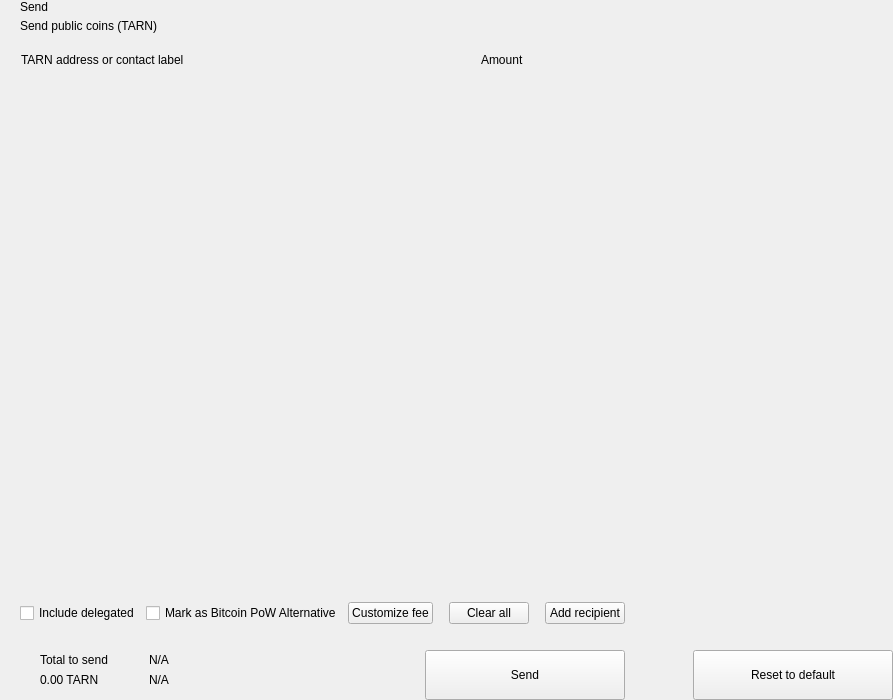
<?xml version="1.0" encoding="UTF-8"?>
<ui version="4.0">
 <class>send</class>
 <widget class="QWidget" name="send">
  <property name="geometry">
   <rect>
    <x>0</x>
    <y>0</y>
    <width>893</width>
    <height>700</height>
   </rect>
  </property>
  <property name="windowTitle">
   <string>Form</string>
  </property>
  <layout class="QHBoxLayout" name="horizontalLayout_2" stretch="2,1">
   <property name="spacing">
    <number>0</number>
   </property>
   <property name="leftMargin">
    <number>0</number>
   </property>
   <property name="topMargin">
    <number>0</number>
   </property>
   <property name="rightMargin">
    <number>0</number>
   </property>
   <property name="bottomMargin">
    <number>0</number>
   </property>
   <item>
    <widget class="QWidget" name="left" native="true">
     <layout class="QVBoxLayout" name="verticalLayout_3">
      <property name="spacing">
       <number>0</number>
      </property>
      <property name="leftMargin">
       <number>0</number>
      </property>
      <property name="topMargin">
       <number>0</number>
      </property>
      <property name="rightMargin">
       <number>0</number>
      </property>
      <property name="bottomMargin">
       <number>0</number>
      </property>
      <item>
       <layout class="QVBoxLayout" name="verticalLayout_22" stretch="0,0,0,1,0,0,0,0">
        <property name="spacing">
         <number>0</number>
        </property>
        <item>
         <layout class="QHBoxLayout" name="horizontalLayout_3">
          <property name="spacing">
           <number>0</number>
          </property>
          <property name="leftMargin">
           <number>20</number>
          </property>
          <property name="rightMargin">
           <number>20</number>
          </property>
          <item>
           <layout class="QVBoxLayout" name="verticalLayout">
            <property name="spacing">
             <number>5</number>
            </property>
            <item>
             <widget class="QLabel" name="labelTitle">
              <property name="text">
               <string>Send</string>
              </property>
              <property name="alignment">
               <set>Qt::AlignLeading|Qt::AlignLeft|Qt::AlignVCenter</set>
              </property>
             </widget>
            </item>
            <item>
             <widget class="QLabel" name="labelSubtitle1">
              <property name="text">
               <string>Send public coins (TARN)</string>
              </property>
             </widget>
            </item>
           </layout>
          </item>
          <item>
           <spacer name="horizontalSpacer">
            <property name="orientation">
             <enum>Qt::Horizontal</enum>
            </property>
            <property name="sizeHint" stdset="0">
             <size>
              <width>40</width>
              <height>20</height>
             </size>
            </property>
           </spacer>
          </item>
         </layout>
        </item>
        <item>
         <spacer name="verticalSpacer_2">
          <property name="orientation">
           <enum>Qt::Vertical</enum>
          </property>
          <property name="sizeType">
           <enum>QSizePolicy::Fixed</enum>
          </property>
          <property name="sizeHint" stdset="0">
           <size>
            <width>20</width>
            <height>20</height>
           </size>
          </property>
         </spacer>
        </item>
        <item>
         <layout class="QHBoxLayout" name="horizontalLayout" stretch="6,0,2">
          <property name="spacing">
           <number>0</number>
          </property>
          <property name="leftMargin">
           <number>10</number>
          </property>
          <property name="topMargin">
           <number>0</number>
          </property>
          <property name="rightMargin">
           <number>20</number>
          </property>
          <property name="bottomMargin">
           <number>0</number>
          </property>
          <item>
           <widget class="QLabel" name="labelSubtitleAddress">
            <property name="styleSheet">
             <string notr="true">margin-left:8px;</string>
            </property>
            <property name="text">
             <string>TARN address or contact label</string>
            </property>
           </widget>
          </item>
          <item>
           <spacer name="horizontalSpacer_3">
            <property name="orientation">
             <enum>Qt::Horizontal</enum>
            </property>
            <property name="sizeType">
             <enum>QSizePolicy::Fixed</enum>
            </property>
            <property name="sizeHint" stdset="0">
             <size>
              <width>40</width>
              <height>1</height>
             </size>
            </property>
           </spacer>
          </item>
          <item>
           <widget class="QLabel" name="labelSubtitleAmount">
            <property name="text">
             <string>Amount</string>
            </property>
           </widget>
          </item>
         </layout>
        </item>
        <item>
         <widget class="QScrollArea" name="scrollArea">
          <property name="minimumSize">
           <size>
            <width>0</width>
            <height>350</height>
           </size>
          </property>
          <property name="styleSheet">
           <string notr="true">#scrollArea {
            background:transparent;
            margin-top:10px;
}</string>
          </property>
          <property name="horizontalScrollBarPolicy">
           <enum>Qt::ScrollBarAlwaysOff</enum>
          </property>
          <property name="sizeAdjustPolicy">
           <enum>QAbstractScrollArea::AdjustIgnored</enum>
          </property>
          <property name="widgetResizable">
           <bool>true</bool>
          </property>
          <property name="alignment">
           <set>Qt::AlignLeading|Qt::AlignLeft|Qt::AlignTop</set>
          </property>
          <widget class="QWidget" name="scrollAreaWidgetContents">
           <property name="geometry">
            <rect>
             <x>0</x>
             <y>0</y>
             <width>591</width>
             <height>16</height>
            </rect>
           </property>
           <property name="sizePolicy">
            <sizepolicy hsizetype="Preferred" vsizetype="Maximum">
             <horstretch>0</horstretch>
             <verstretch>0</verstretch>
            </sizepolicy>
           </property>
           <property name="autoFillBackground">
            <bool>false</bool>
           </property>
           <property name="styleSheet">
            <string notr="true">#scrollAreaWidgetContents {
             background:transparent;
             }</string>
           </property>
           <layout class="QVBoxLayout" name="verticalLayout_7">
            <property name="spacing">
             <number>0</number>
            </property>
            <property name="sizeConstraint">
             <enum>QLayout::SetDefaultConstraint</enum>
            </property>
            <property name="leftMargin">
             <number>0</number>
            </property>
            <property name="topMargin">
             <number>0</number>
            </property>
            <property name="rightMargin">
             <number>0</number>
            </property>
            <property name="bottomMargin">
             <number>0</number>
            </property>
           </layout>
          </widget>
         </widget>
        </item>
        <item>
         <spacer name="verticalSpacer_4">
          <property name="orientation">
           <enum>Qt::Vertical</enum>
          </property>
          <property name="sizeType">
           <enum>QSizePolicy::Fixed</enum>
          </property>
          <property name="sizeHint" stdset="0">
           <size>
            <width>20</width>
            <height>20</height>
           </size>
          </property>
         </spacer>
        </item>
        <item>
         <layout class="QHBoxLayout" name="horizontalLayout_20">
          <property name="spacing">
           <number>6</number>
          </property>
          <property name="leftMargin">
           <number>20</number>
          </property>
          <property name="rightMargin">
           <number>20</number>
          </property>
          <item>
           <widget class="QCheckBox" name="checkBoxDelegations">
            <property name="layoutDirection">
             <enum>Qt::LeftToRight</enum>
            </property>
            <property name="text">
             <string>Include delegated</string>
            </property>
           </widget>
          </item>
          <item>
           <widget class="QCheckBox" name="checkBoxPoWAlternative">
            <property name="layoutDirection">
             <enum>Qt::LeftToRight</enum>
            </property>
            <property name="text">
             <string>Mark as Bitcoin PoW Alternative</string>
            </property>
           </widget>
          </item>
          <item>
           <spacer name="horizontalSpacer_4">
            <property name="orientation">
             <enum>Qt::Horizontal</enum>
            </property>
            <property name="sizeHint" stdset="0">
             <size>
              <width>10</width>
              <height>20</height>
             </size>
            </property>
           </spacer>
          </item>
          <item>
           <widget class="QPushButton" name="pushButtonFee">
            <property name="focusPolicy">
             <enum>Qt::NoFocus</enum>
            </property>
            <property name="text">
             <string>Customize fee</string>
            </property>
           </widget>
          </item>
          <item>
           <spacer name="horizontalSpacer_11">
            <property name="orientation">
             <enum>Qt::Horizontal</enum>
            </property>
            <property name="sizeType">
             <enum>QSizePolicy::Minimum</enum>
            </property>
            <property name="sizeHint" stdset="0">
             <size>
              <width>10</width>
              <height>20</height>
             </size>
            </property>
           </spacer>
          </item>
          <item>
           <widget class="QPushButton" name="pushButtonClear">
            <property name="focusPolicy">
             <enum>Qt::NoFocus</enum>
            </property>
            <property name="layoutDirection">
             <enum>Qt::RightToLeft</enum>
            </property>
            <property name="text">
             <string>Clear all</string>
            </property>
           </widget>
          </item>
          <item>
           <spacer name="horizontalSpacer_6">
            <property name="orientation">
             <enum>Qt::Horizontal</enum>
            </property>
            <property name="sizeType">
             <enum>QSizePolicy::Fixed</enum>
            </property>
            <property name="sizeHint" stdset="0">
             <size>
              <width>10</width>
              <height>20</height>
             </size>
            </property>
           </spacer>
          </item>
          <item>
           <widget class="QPushButton" name="pushButtonAddRecipient">
            <property name="focusPolicy">
             <enum>Qt::NoFocus</enum>
            </property>
            <property name="text">
             <string>Add recipient</string>
            </property>
           </widget>
          </item>
         </layout>
        </item>
        <item>
         <spacer name="verticalSpacer">
          <property name="orientation">
           <enum>Qt::Vertical</enum>
          </property>
          <property name="sizeType">
           <enum>QSizePolicy::Fixed</enum>
          </property>
          <property name="sizeHint" stdset="0">
           <size>
            <width>20</width>
            <height>16</height>
           </size>
          </property>
         </spacer>
        </item>
        <item>
         <layout class="QHBoxLayout" name="horizontalLayout_7">
          <property name="rightMargin">
           <number>20</number>
          </property>
          <item>
           <layout class="QHBoxLayout" name="horizontalLayout_10">
            <property name="spacing">
             <number>0</number>
            </property>
            <property name="leftMargin">
             <number>8</number>
            </property>
            <item>
             <widget class="QStackedWidget" name="stackedWidget">
              <property name="minimumSize">
               <size>
                <width>0</width>
                <height>60</height>
               </size>
              </property>
              <property name="maximumSize">
               <size>
                <width>16777215</width>
                <height>60</height>
               </size>
              </property>
              <widget class="QWidget" name="page1">
               <layout class="QVBoxLayout" name="verticalLayout_71" stretch="0">
                <property name="spacing">
                 <number>6</number>
                </property>
                <property name="leftMargin">
                 <number>12</number>
                </property>
                <property name="topMargin">
                 <number>0</number>
                </property>
                <property name="rightMargin">
                 <number>0</number>
                </property>
                <property name="bottomMargin">
                 <number>0</number>
                </property>
                <item>
                 <widget class="QWidget" name="coinWidget" native="true">
                  <property name="minimumSize">
                   <size>
                    <width>0</width>
                    <height>60</height>
                   </size>
                  </property>
                  <property name="maximumSize">
                   <size>
                    <width>16777215</width>
                    <height>60</height>
                   </size>
                  </property>
                  <layout class="QHBoxLayout" name="horizontalLayout_9">
                   <property name="spacing">
                    <number>0</number>
                   </property>
                   <property name="leftMargin">
                    <number>20</number>
                   </property>
                   <property name="topMargin">
                    <number>10</number>
                   </property>
                   <property name="rightMargin">
                    <number>20</number>
                   </property>
                   <property name="bottomMargin">
                    <number>10</number>
                   </property>
                   <item>
                    <layout class="QVBoxLayout" name="verticalSend">
                     <property name="spacing">
                      <number>0</number>
                     </property>
                     <item>
                      <widget class="QLabel" name="labelTitleTotalSend">
                       <property name="text">
                        <string>Total to send</string>
                       </property>
                      </widget>
                     </item>
                     <item>
                      <widget class="QLabel" name="labelAmountSend">
                       <property name="text">
                        <string notr="true">0.00 TARN</string>
                       </property>
                      </widget>
                     </item>
                    </layout>
                   </item>
                   <item>
                    <spacer name="horizontalSpacer_9">
                     <property name="orientation">
                      <enum>Qt::Horizontal</enum>
                     </property>
                     <property name="sizeType">
                      <enum>QSizePolicy::Fixed</enum>
                     </property>
                     <property name="sizeHint" stdset="0">
                      <size>
                       <width>20</width>
                       <height>20</height>
                      </size>
                     </property>
                    </spacer>
                   </item>
                   <item>
                    <widget class="QLabel" name="labelLine">
                     <property name="minimumSize">
                      <size>
                       <width>1</width>
                       <height>0</height>
                      </size>
                     </property>
                     <property name="maximumSize">
                      <size>
                       <width>1</width>
                       <height>16777215</height>
                      </size>
                     </property>
                     <property name="text">
                      <string/>
                     </property>
                    </widget>
                   </item>
                   <item>
                    <spacer name="horizontalSpacer_10">
                     <property name="orientation">
                      <enum>Qt::Horizontal</enum>
                     </property>
                     <property name="sizeType">
                      <enum>QSizePolicy::Fixed</enum>
                     </property>
                     <property name="sizeHint" stdset="0">
                      <size>
                       <width>20</width>
                       <height>20</height>
                      </size>
                     </property>
                    </spacer>
                   </item>
                   <item>
                    <layout class="QVBoxLayout" name="verticalRemaining">
                     <property name="spacing">
                      <number>0</number>
                     </property>
                     <item>
                      <widget class="QLabel" name="labelTitleTotalRemaining">
                       <property name="text">
                        <string notr="true">N/A</string>
                       </property>
                      </widget>
                     </item>
                     <item>
                      <widget class="QLabel" name="labelAmountRemaining">
                       <property name="text">
                        <string notr="true">N/A</string>
                       </property>
                      </widget>
                     </item>
                    </layout>
                   </item>
                  </layout>
                 </widget>
                </item>
               </layout>
              </widget>
              <widget class="QWidget" name="page_2"/>
             </widget>
            </item>
           </layout>
          </item>
          <item>
           <spacer name="horizontalSpacer_5">
            <property name="orientation">
             <enum>Qt::Horizontal</enum>
            </property>
            <property name="sizeType">
             <enum>QSizePolicy::Expanding</enum>
            </property>
            <property name="sizeHint" stdset="0">
             <size>
              <width>40</width>
              <height>20</height>
             </size>
            </property>
           </spacer>
          </item>
          <item alignment="Qt::AlignBottom">
           <widget class="QPushButton" name="pushButtonSave">
            <property name="minimumSize">
             <size>
              <width>200</width>
              <height>50</height>
             </size>
            </property>
            <property name="maximumSize">
             <size>
              <width>200</width>
              <height>50</height>
             </size>
            </property>
            <property name="focusPolicy">
             <enum>Qt::NoFocus</enum>
            </property>
            <property name="text">
             <string>Send</string>
            </property>
           </widget>
          </item>
         </layout>
        </item>
       </layout>
      </item>
     </layout>
    </widget>
   </item>
   <item>
    <widget class="QWidget" name="right" native="true">
     <layout class="QVBoxLayout" name="verticalLayout_5">
      <property name="leftMargin">
       <number>0</number>
      </property>
      <property name="topMargin">
       <number>0</number>
      </property>
      <property name="rightMargin">
       <number>0</number>
      </property>
      <property name="bottomMargin">
       <number>0</number>
      </property>
      <item>
       <layout class="QVBoxLayout" name="verticalLayout_4">
        <property name="spacing">
         <number>6</number>
        </property>
        <item>
         <widget class="OptionButton" name="btnCoinControl" native="true">
          <property name="minimumSize">
           <size>
            <width>0</width>
            <height>50</height>
           </size>
          </property>
         </widget>
        </item>
        <item>
         <widget class="OptionButton" name="btnChangeAddress" native="true">
          <property name="minimumSize">
           <size>
            <width>0</width>
            <height>50</height>
           </size>
          </property>
         </widget>
        </item>
        <item>
         <widget class="OptionButton" name="btnUri" native="true">
          <property name="minimumSize">
           <size>
            <width>0</width>
            <height>50</height>
           </size>
          </property>
         </widget>
        </item>
        <item>
         <spacer name="verticalSpacer_5">
          <property name="orientation">
           <enum>Qt::Vertical</enum>
          </property>
          <property name="sizeHint" stdset="0">
           <size>
            <width>20</width>
            <height>40</height>
           </size>
          </property>
         </spacer>
        </item>
        <item>
         <layout class="QHBoxLayout" name="horizontalLayout_8">
          <item>
           <spacer name="horizontalSpacer_7">
            <property name="orientation">
             <enum>Qt::Horizontal</enum>
            </property>
            <property name="sizeHint" stdset="0">
             <size>
              <width>40</width>
              <height>20</height>
             </size>
            </property>
           </spacer>
          </item>
          <item>
           <widget class="QPushButton" name="pushButtonReset">
            <property name="minimumSize">
             <size>
              <width>200</width>
              <height>50</height>
             </size>
            </property>
            <property name="maximumSize">
             <size>
              <width>200</width>
              <height>50</height>
             </size>
            </property>
            <property name="focusPolicy">
             <enum>Qt::NoFocus</enum>
            </property>
            <property name="text">
             <string>Reset to default</string>
            </property>
           </widget>
          </item>
         </layout>
        </item>
       </layout>
      </item>
     </layout>
    </widget>
   </item>
  </layout>
 </widget>
 <customwidgets>
  <customwidget>
   <class>OptionButton</class>
   <extends>QWidget</extends>
   <header>qt/tarian/optionbutton.h</header>
   <container>1</container>
  </customwidget>
 </customwidgets>
 <resources/>
 <connections/>
</ui>
